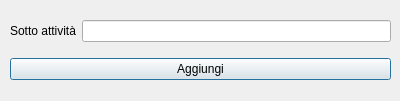
<?xml version="1.0" encoding="UTF-8"?>
<ui version="4.0">
 <class>AddSubActivityDialog</class>
 <widget class="QDialog" name="AddSubActivityDialog">
  <property name="geometry">
   <rect>
    <x>0</x>
    <y>0</y>
    <width>400</width>
    <height>101</height>
   </rect>
  </property>
  <property name="windowTitle">
   <string>Aggiungi sotto attività</string>
  </property>
  <widget class="QWidget" name="verticalLayoutWidget">
   <property name="geometry">
    <rect>
     <x>10</x>
     <y>10</y>
     <width>381</width>
     <height>80</height>
    </rect>
   </property>
   <layout class="QVBoxLayout" name="verticalLayout">
    <item>
     <layout class="QHBoxLayout" name="horizontalLayout">
      <item>
       <widget class="QLabel" name="NameLabel">
        <property name="text">
         <string>Sotto attività</string>
        </property>
       </widget>
      </item>
      <item>
       <widget class="QLineEdit" name="NameEdit"/>
      </item>
     </layout>
    </item>
    <item>
     <widget class="QPushButton" name="AddButton">
      <property name="text">
       <string>Aggiungi</string>
      </property>
     </widget>
    </item>
   </layout>
  </widget>
 </widget>
 <resources/>
 <connections/>
</ui>
